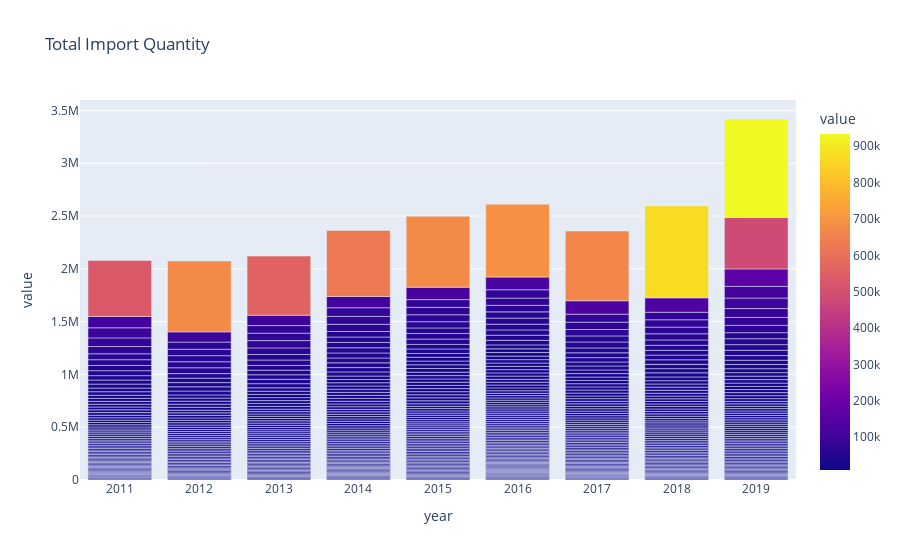

The notebook cell this image was saved under:
### Code cell
fig = px.bar(map_test2, x="year", y="value",barmode='group',hover_data=['par_countries','item', 'value', 'element'], color="value", title='Total Import Quantity')

fig["layout"].pop("updatemenus")
fig.show()

### Figure 1 — Plotly figure (JSON) as saved in the notebook; plotly's stock layout.template omitted (floating-point values rounded to 4 significant figures; data arrays with more than 128 entries replaced by an {"elided": "..."} marker saying what was removed)
{"data": [{"alignmentgroup": "True", "customdata": {"elided": "613x3 str values"}, "hovertemplate": "year=%{x}<br>value=%{marker.color}<br>par_countries=%{customdata[0]}<br>item=%{customdata[1]}<br>element=%{customdata[2]}<extra></extra>", "legendgroup": "", "marker": {"color": {"elided": "613 int values"}, "coloraxis": "coloraxis", "pattern": {"shape": ""}}, "name": "", "offsetgroup": "", "orientation": "v", "showlegend": false, "textposition": "auto", "type": "bar", "x": {"elided": "613 int values"}, "xaxis": "x", "y": {"elided": "613 int values"}, "yaxis": "y"}], "layout": {"barmode": "group", "coloraxis": {"colorbar": {"title": {"text": "value"}}, "colorscale": [[0, "#0d0887"], [0.1111, "#46039f"], [0.2222, "#7201a8"], [0.3333, "#9c179e"], [0.4444, "#bd3786"], [0.5556, "#d8576b"], [0.6667, "#ed7953"], [0.7778, "#fb9f3a"], [0.8889, "#fdca26"], [1, "#f0f921"]]}, "legend": {"tracegroupgap": 0}, "title": {"text": "Total Import Quantity"}, "xaxis": {"anchor": "y", "domain": [0, 1], "title": {"text": "year"}}, "yaxis": {"anchor": "x", "domain": [0, 1], "title": {"text": "value"}}}}
